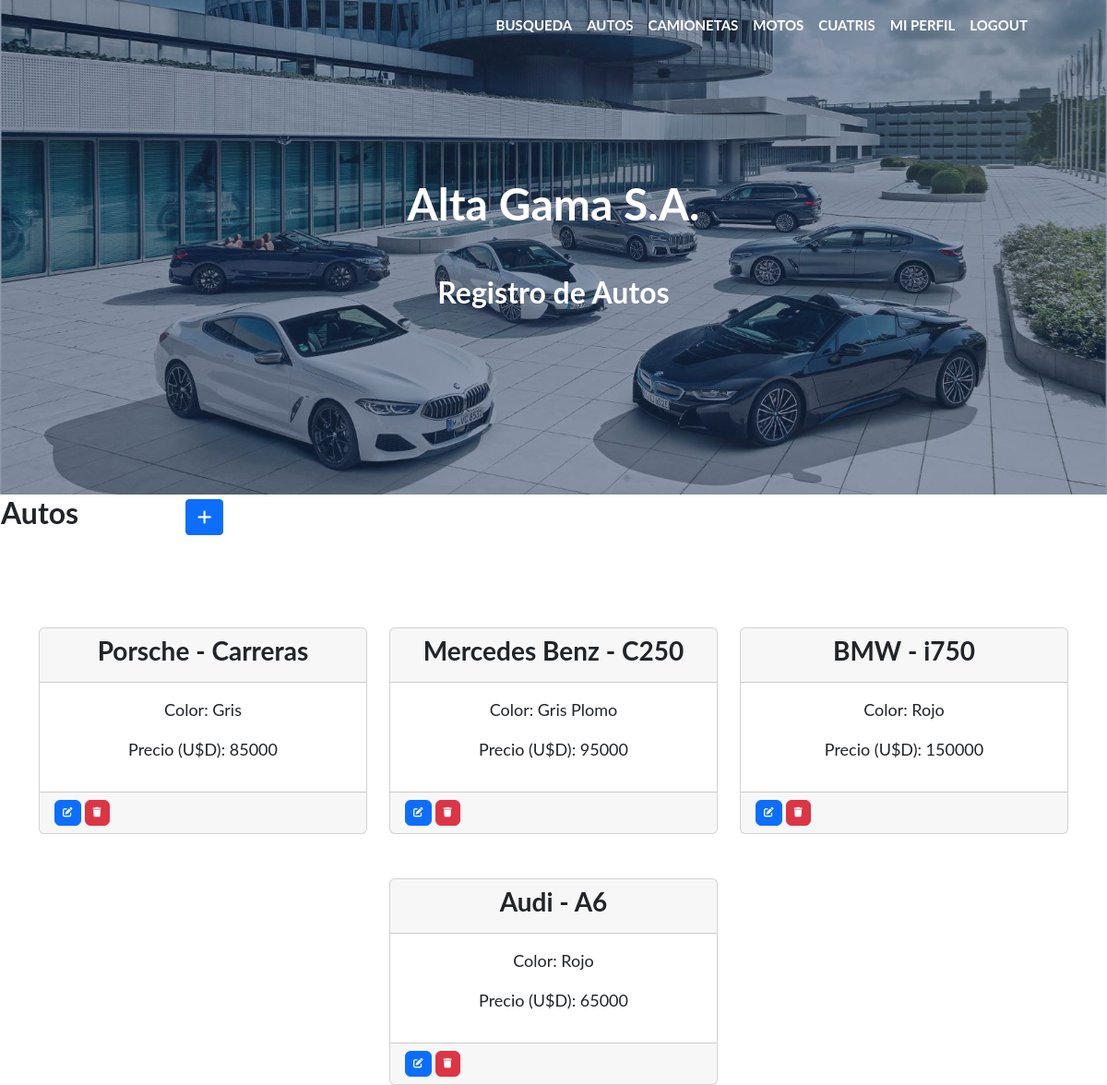
The page /autos/ (signed in) on the database its author committed.
### vehiculos/models.py (models this page shows, shortened)
class Autos(models.Model):
    marca = models.CharField(max_length=50)
    modelo = models.CharField(max_length=50)
    color = models.CharField(max_length=50)
    precio = models.IntegerField()
    class Meta:
        verbose_name = "Auto"
        verbose_name_plural = "Autos"
        ordering = ['-marca']

### vehiculos/views.py (the view)
# urls.py: path('autos/', AutosList.as_view(), name="autos" ),
class AutosList(LoginRequiredMixin, ListView):
    model = Autos

### vehiculos/templates/vehiculos/autos_list.html (shortened to what this page needs)
{% extends 'vehiculos/base.html' %}
{% load static %}
{% block titulo %}
    Registro de Autos
{% endblock titulo %}
{% block contenido %}
<table>
    <tr>
        <td width="200"><h2>Autos</h2></td>
            <td>
                <a
                href="{% url 'create_autos' %}"
                class="btn btn-primary btn-sm"
                >
                </a>
            </td>
    </tr>
</table>
<div class="container">
    <div class="row justify-content-center mt-5">
        {% for auto in autos_list  %}
                <div class="col-lg-4 mt-5">
                    <div class="card ">
                        <div class="card-header text-center" >
                            <h3 class="bolder">{{ auto.marca}} - {{ auto.modelo}}</h3>
                        </div>
                        <div class="card-body text-center">
                            <p style="font-size: large">Color: {{ auto.color }}</p>
                            <p style="font-size: large">Precio (U$D): {{ auto.precio }}</p>
                        </div>
                        <div class="card-footer">
                            <a
                                href="{% url 'update_autos' auto.id %}"
                                class="btn btn-primary"
                                style="--bs-btn-padding-y: .25rem; --bs-btn-padding-x: .5rem; --bs-btn-font-size: .75rem;"
                                >
                            </a>
                            <a
                                href="{% url 'delete_autos' auto.id %}"
                                class="btn btn-danger"
                                style="--bs-btn-padding-y: .25rem; --bs-btn-padding-x: .5rem; --bs-btn-font-size: .75rem;"
                                >
                            </a>
                        </div>
                    </div>
                </div>
        {% endfor %}
    </div>
</div>
{% endblock contenido %}

### vehiculos/templates/vehiculos/base.html (shortened to what this page needs)
<!DOCTYPE html>
<html lang="en">
    <head>
        {% load static %}
        <link href="https://cdn.jsdelivr.net/npm/bootstrap@5.2.3/dist/css/bootstrap.min.css" rel="stylesheet" type="text/css" />
        <link href="https://cdn.jsdelivr.net/npm/bootstrap@5.2.3/dist/js/bootstrap.bundle.min.js" rel="stylesheet" type="text/css" />
        <link href="{% static 'vehiculos/css/styles.css' %}" rel="stylesheet" />
        <link rel="stylesheet" href="https://cdnjs.cloudflare.com/ajax/libs/font-awesome/6.4.0/css/all.min.css">
    </head>
    <body id="page-top">
        <nav class="navbar navbar-expand-lg navbar-light fixed-top" id="mainNav">
            <div class="container px-4 px-lg-5">
                <div class="collapse navbar-collapse" id="navbarResponsive">
                    <ul class="navbar-nav ms-auto">
                        {% if user.is_authenticated %}
                            <li class="nav-item"><a class="nav-link" href="{% url 'buscar_autos' %}">Busqueda</a></li>
                            <li class="nav-item"><a class="nav-link" href="{% url 'autos' %}">Autos</a></a></li>
                            <li class="nav-item"><a class="nav-link" href="{% url 'camionetas' %}">Camionetas</a></li>
                            <li class="nav-item"><a class="nav-link" href="{% url 'motos' %}">Motos</a></li>
                            <li class="nav-item"><a class="nav-link" href="{% url 'cuatris' %}">Cuatris</a></li>
                            <li class="nav-item"><a class="nav-link" href="{% url 'editar_perfil' %}">Mi Perfil</a></li>
                            <li class="nav-item"><a class="nav-link" href="{% url 'logout' %}">Logout</a></li>
                        {% else %}
                            <li class="nav-item"><a class="nav-link" href="{% url 'about_me' %}">About Me</a></li>
                            <li class="nav-item"><a class="nav-link" href="{% url 'registro' %}">Registro</a></li>
                            <li class="nav-item"><a class="nav-link" href="{% url 'login' %}">Login</a></li>
                        {% endif %}
                    </ul>
                </div>
            </div>
        </nav>
        <header class="masthead">
            <div class="container position-relative">
                <div class="row justify-content-center">
                    <div class="col-xl-6">
                        <div class="text-center text-white">
                            <h1 class="mb-5">Alta Gama S.A.</h1>
                            <h2>
                            {% block titulo %}
                            {% endblock titulo %}
                            </h2>
                        </div>
                    </div>
                </div>
            </div>
        </header>
        {% block contenido %}
        {% endblock contenido %}
    </body>
</html>

### vehiculos/templates/vehiculos/base.html (style rules this page uses)
.navbar-nav .nav-link { color: white; font-size: 15px; font-weight: bolder; text-transform: uppercase; }

### rows shown on the page
Autos: marca "Porsche", modelo "Carreras", color "Gris", precio "85000"
Autos: marca "Mercedes Benz", modelo "C250", color "Gris Plomo", precio "95000"
Autos: marca "BMW", modelo "i750", color "Rojo", precio "150000"
Autos: marca "Audi", modelo "A6", color "Rojo", precio "65000"
